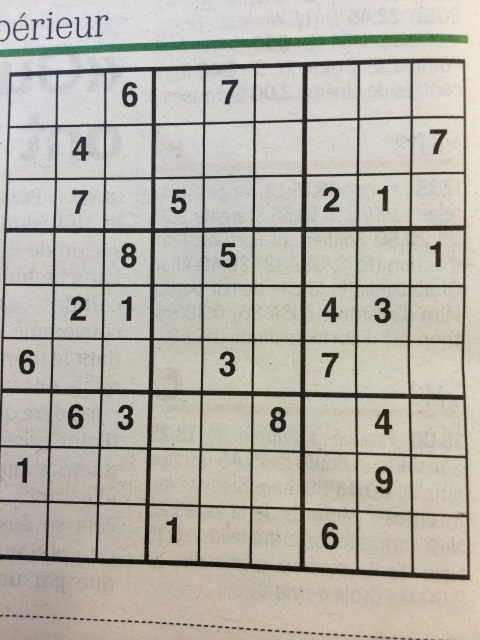
#> input picture images/empty/empty_0004.jpg, 960 x 1280 px (shown at 1/2 size)
$ python -i detection.py   (imports and definitions only)   (older library calls are emulated)
#> lines starting #> are read from the running program, lines starting #| are printed output that depends on the picture; after the words box and inside, x2 and y2 are one past the last pixel; in counts of white or black regions, pixels touching at a corner belong together
#!/usr/bin/env python


###########
# Imports #
###########

import cv2
import numpy as np
import scipy.interpolate as spi


#############
# Functions #
#############

# [102 lines left out: functions load, preprocess, detect, not called in this run]


def lines(img, ksize=3, w=2, h=5):
	"""Detect vertical edges.

	Parameters
	----------
	img : numpy.uint8
		image
	ksize : int
		Sobel derivative kernel size
	w : int
		morphological dilation rectangle kernel width
	h : int
		morphological dilation rectangle kernel height

	Yields
	------
	numpy.uint8
		vertical edge mask
	"""

	# Vertical edge detection
	img = cv2.Sobel(img, cv2.CV_8U, 1, 0, ksize=ksize)
	_, img = cv2.threshold(img, 0, 255, cv2.THRESH_BINARY + cv2.THRESH_OTSU)

	img = cv2.dilate(img, cv2.getStructuringElement(cv2.MORPH_RECT, (w, h)), iterations=1)

	# Connected component analysis
	criteria = min(img.shape)

	cnts, _ = cv2.findContours(img, cv2.RETR_EXTERNAL, cv2.CHAIN_APPROX_SIMPLE)

	lines = []

	for cnt in cnts:
		if cv2.arcLength(cnt, True) > criteria:
			(x, y), _, _ = cv2.minAreaRect(cnt)
			lines.append((x, cnt))

	# Sorting from left to right
	lines.sort(key=lambda x: x[0])

	for _, cnt in lines:
		mask = np.zeros(img.shape, dtype=np.uint8)
		cv2.drawContours(mask, [cnt], 0, 255, -1)
		mask = cv2.dilate(mask, cv2.getStructuringElement(cv2.MORPH_RECT, (1, h)), iterations=2)
		yield mask


def straighten(img, n=9, px=50):
	"""Straighten grid and warp image.

	Parameters
	----------
	img : numpy.uint8
		image
	n : int
		number of cells per row
	px : int
		number of pixels per row

	Returns
	-------
	numpy.uint8
		straightened grid image
	"""

	# Intersections
	intersections = []
	anchors = []

	hlines = list(lines(img.T))
	vlines = list(lines(img))

	for i, hl in enumerate(hlines):
		for j, vl in enumerate(vlines):
			mask = cv2.bitwise_and(hl.T, vl)

			cnts, _ = cv2.findContours(mask, cv2.RETR_EXTERNAL, cv2.CHAIN_APPROX_SIMPLE)

			if not cnts:
				continue

			x, y = np.min(cnts[0][:, 0, :], axis=0).astype(int)
			intersections.append([x, y])
			anchors.append([i * px, j * px])

	intersections = np.array(intersections)
	anchors = np.array(anchors)

	# Interpolation
	mapping = spi.griddata(
		anchors,
		intersections,
		np.array(np.meshgrid(np.arange(0, n * px + 1), np.arange(0, n * px + 1))).T.reshape(-1, 2),
		method='cubic'
	).astype('float32')

	img = cv2.remap(
		img,
		mapping[:, 0].reshape(n * px + 1, n * px + 1),
		mapping[:, 1].reshape(n * px + 1, n * px + 1),
		cv2.INTER_CUBIC
	)

	return img


# [35 lines left out: function split, not called in this run]

>>> import cv2
>>> picture = cv2.imread('images/empty/empty_0004.jpg', cv2.IMREAD_GRAYSCALE)
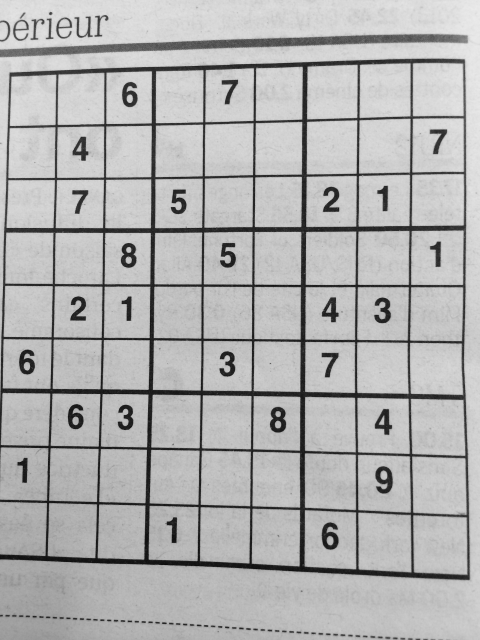
#> picture: shape (1280, 960) (shown at 1/2 size); min 2, max 236, mean 178.1
>>> result = straighten(picture)
#> in straighten, `hlines = list(lines(img.T))`: hlines = 3 items
#> in straighten, `vlines = list(lines(img))`: vlines = 1 item
#> the loop in straighten, `for i, hl in enumerate(hlines):` made 3 passes
#> after the loop in straighten, `for i, hl in enumerate(hlines):`:
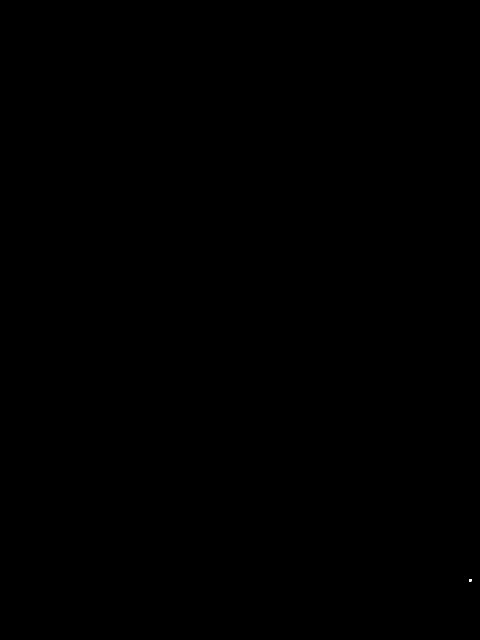
#> mask: shape (1280, 960) (shown at 1/2 size); 0% white; 1 white region, box (x1, y1, x2, y2) and area: (938, 1158, 943, 1163) 25
#> after the loop in straighten, `for i, hl in enumerate(hlines):`: anchors = [[50, 0], [100, 0]]; intersections = [[930, 460], [938, 1158]]
#> (the run stopped early here; a loop or call above may not have finished)

$ run again, on images/empty/empty_0006.jpg
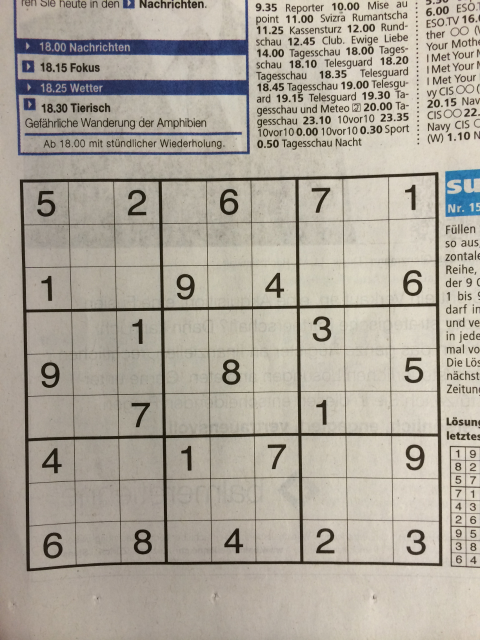
#> input picture images/empty/empty_0006.jpg, 960 x 1280 px (shown at 1/2 size)
#> `picture = cv2.imread('images/empty/empty_0004.jpg', cv2.IMREAD_GRAYSCA..`:
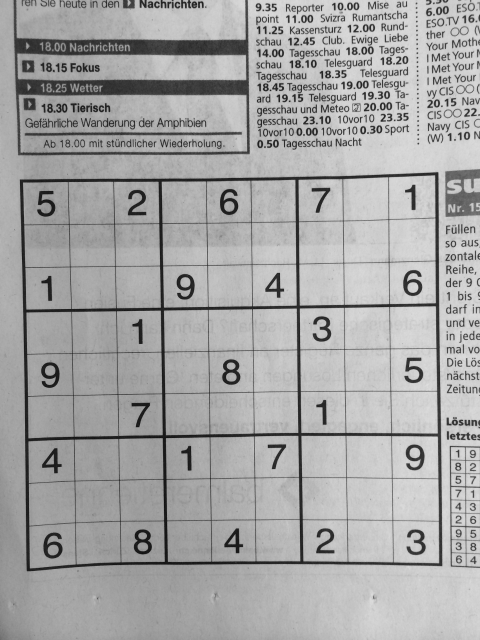
#> picture: shape (1280, 960) (shown at 1/2 size); min 7, max 223, mean 166.7
#> hlines = 1 item
#> vlines = 5 items
#> the loop in straighten, `for i, hl in enumerate(hlines):` made 1 pass
#> after the loop in straighten, `for i, hl in enumerate(hlines):`: anchors = [[0, 50], [0, 100], [0, 200]]; intersections = [[512, 1127], [605, 1127], [883, 1131]]

$ run again, on images/empty/empty_0008.jpg
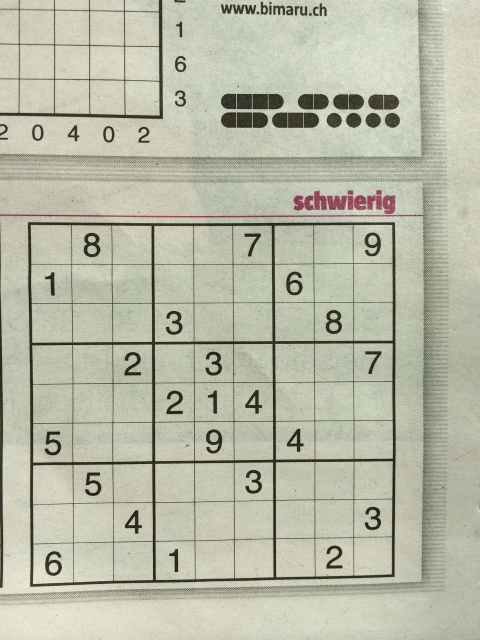
#> input picture images/empty/empty_0008.jpg, 960 x 1280 px (shown at 1/2 size)
#> hlines = 17 items
#> vlines = 13 items
#> the loop in straighten, `for i, hl in enumerate(hlines):` made 17 passes
#> after the loop in straighten, `for i, hl in enumerate(hlines):`: anchors = 83 pairs, first value 0 to 800, second value 50 to 600; intersections = 83 pairs, first value 41 to 870, second value 334 to 1207
#> in straighten, `img = cv2.remap( img, mapping[:, 0].reshape(n * px + 1, n * px + 1), m..`:
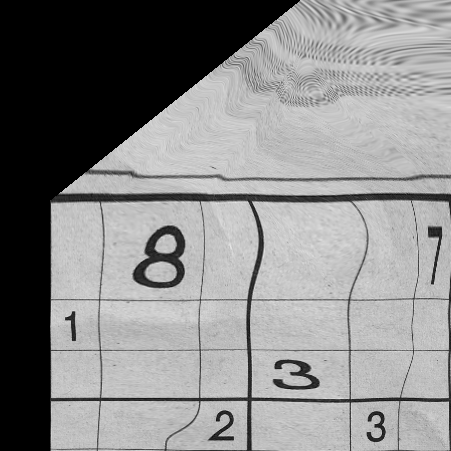
#> img: shape (451, 451); min 0, max 231, mean 137.3
